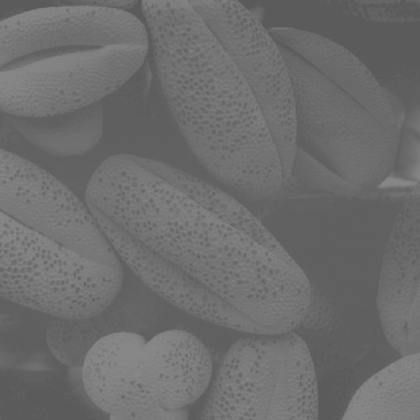
%> input picture Brightness and Contrast Balance/Fig0310(b)(washed_out_pollen_image).tif, 420 x 420 px, shrunk from 889 x 889 before the run
$ octave main.m   (GNU Octave 9; MATLAB toolbox functions it lacks are replaced by stand-ins)
%> lines starting %> are read from the running program, lines starting %| are printed output that depends on the picture
### Brightness and Contrast Balance/histo.m
% Dewi Endah Kharismawati
% dek8v5 / 14231619


function f = histo(img, position, histoTitle)
%image is the input image
%position is where the histogram will be put on display
%histoTitle is the title of histogram on display

%dimention of the image
[height,width] = size(img);

%histogram initialization
%256 is the number of bins on the histogram
images_histogram = zeros(1,256);

%building the histogram
for i = 1:height
    for j = 1:width
        images_histogram(img(i,j)+1) = images_histogram(img(i,j)+1)+1;
    end
end

%draw the histogram on the diplay that been divided
subplot(2,3,position);
%drawing the bars
bar(images_histogram);
%accessories for the title
title(histoTitle);

%return
f = images_histogram;

end

### Brightness and Contrast Balance/histoCum.m
%dewi kharismawati
% 14231619 / dek8v5


function f = histoCum(images_histogram, position, histCumTitle)
%histoCum is a function to build a cummulative histogram from an image
%   images_histogram: images histogram that is built from histo function
%   position: position of the histogram in subplot
%   histCumTitle: histogram title for the subplot

% Calculating the cummulative from bins histogram
cumulative = zeros(1,256);
for i = 1:256
    if i == 1
        cumulative(i) = images_histogram(i);
    else
        cumulative(i) = cumulative(i-1) + images_histogram (i);
    end
end

%subplot to make the graph in a figure
subplot(2,3,position);
%puting the cummulative histogram on bin
bar(cumulative);
%titling
title(histCumTitle);

f = cumulative;
end

### Brightness and Contrast Balance/histoEqualization.m
%dewi kharismawati
%dek8v5 / 14231619

function f = histoEqualization(cumulative,img,position,histEqTitle)
%histoEqualization a function to equalize and normalize the image histogram
%   cumulative: histogram cummulative from histoCum
%   img: the input image
%   position: the graph position on the subplot
%   histEqTitle: histogram title on the subplot


[image_height,image_width]=size(img);

L = 256;

% calculate the probability of the gray level
Pr = zeros(1,L);
for i = 1:L
    Pr(i) = cumulative(i) / (image_height * image_width);
    S(i) = round((L-1)*Pr(i));
end


%subplot to make the graph in a figure
subplot(2,3,position);
%putting on bars
bar(S);
%putting title
title(histEqTitle);

%return to S
f = S;
end

### Brightness and Contrast Balance/main.m
%% Name: Dewi Kharismawati
%% dek8v5 / 14231619

%Assignment 1 CS7650

%%cleaning
clc
clear

%read the image
img = imread('Fig0310(b)(washed_out_pollen_image).tif');
%> img is the input picture: size 420x420 uint8; min 89, max 137, mean 109.1
%================================================================
%in case you wanna try other images
%img = imread('Fig0312(a)(kidney).tif');
%================================================================
%img = imread('Fig0309(a)(washed_out_aerial_image).tif');
%================================================================
%img = imread('Fig0323(a)(mars_moon_phobos).tif');
%================================================================
%img = imread('Fig0316(1)(top_left).tif');
%================================================================


grayImage = img;

%display the image
imshow(img);
title('Original Image');

%in case the image is not grayscale, we convert them before processing the
%height = row
%width = column
%dept = the dept of the image
[height,width,depth]=size(img);
%> height = 420; width = 420; depth = 1

if depth > 1
  grayImage = rgb2gray(img);
  imshow(grayImage);
end


% to make the figure full screen
histPane = figure('units','normalized','outerposition',[0 0 1 1]);

%creating the histogram from the function that has been built called histo
%histo(image name, subplot position, title)
images_histogram = histo(grayImage, 1,'Original Histogram');
%> after the loop in histo, `for i = 1:height`: images_histogram = 256 values, max 13185 at index 97, min 0 at index 1, mean 689.1
%> in histo, `f = images_histogram;`: f has the same summary as images_histogram


%creating the original cummulative histogram
%histoCum(image_histogram (from the histogram function), subplot position, title)
cummulativeHistogram = histoCum(images_histogram, 2, 'Original Cummulative');
%> after the loop in histoCum, `for i = 1:256`: cumulative = 256 values from 0 to 176400
%> cummulativeHistogram = 256 values from 0 to 176400

%%normalizing the histogram to get the qualization
%histoEqualization(cummulative, img, position, title);
S = histoEqualization(cummulativeHistogram, img, 3, 'Original Equalization');
%> after the loop in histoEqualization, `for i = 1:L`: Pr = 256 values from 0 to 1; S = 256 values from 0 to 255
%> S = 256 values from 0 to 255

%%after getting all the information from original images
% Assign the  values or each gray value in the images
for i = 1:height
    for j = 1:width
        grayImage(i,j)=S(grayImage(i,j)+1);
    end
end
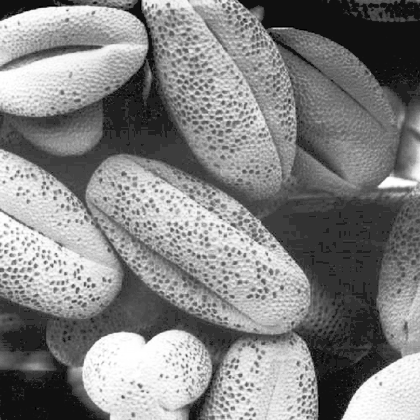
%> grayImage: size 420x420 uint8; min 0, max 255, mean 131.5


%creating the histogram from the function that has been built called histo
%histo(image name, subplot position, title)
new_images_histogram = histo(grayImage, 4,'New Image Histogram');
%> new_images_histogram = 256 values, max 13185 at index 51, min 0 at index 2, mean 689.1


%creating the original cummulative histogram
%histoCum(image_histogram (from the histogram function), subplot position, title)
new_cummulativeHistogram = histoCum(new_images_histogram, 5, 'New Image Cummulative');
%> new_cummulativeHistogram = 256 values from 164 to 176400

%%normalizing the histogram to get the qualization
%histoEqualization(cummulative, img, position, title);
S = histoEqualization(new_cummulativeHistogram, img, 6, 'New Image Equalization');
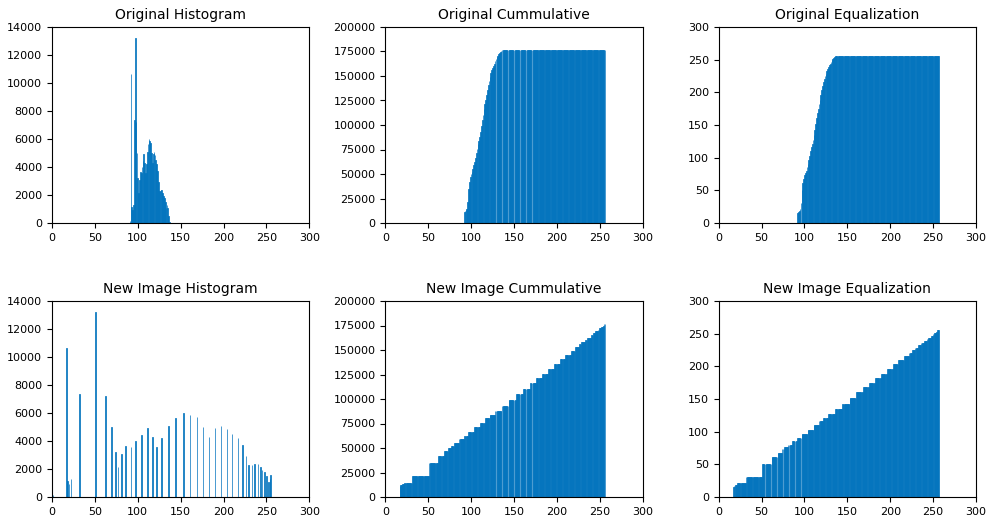
%> figure redrawn from the program's plot data, 6 panels; panel 1: tallest bar 13185 high, from x = 96.6 to 97.4; panel 2: tallest bar 176400 high, from x = 137.6 to 138.4; panel 3: tallest bar 255 high, from x = 135.6 to 136.4; panel 4: tallest bar 13185 high, from x = 50.6 to 51.4


%display the new gray image in the figure 4
figure('units','normalized','outerposition',[0 0 1 1]);
imshow(grayImage);
title('New Image');
